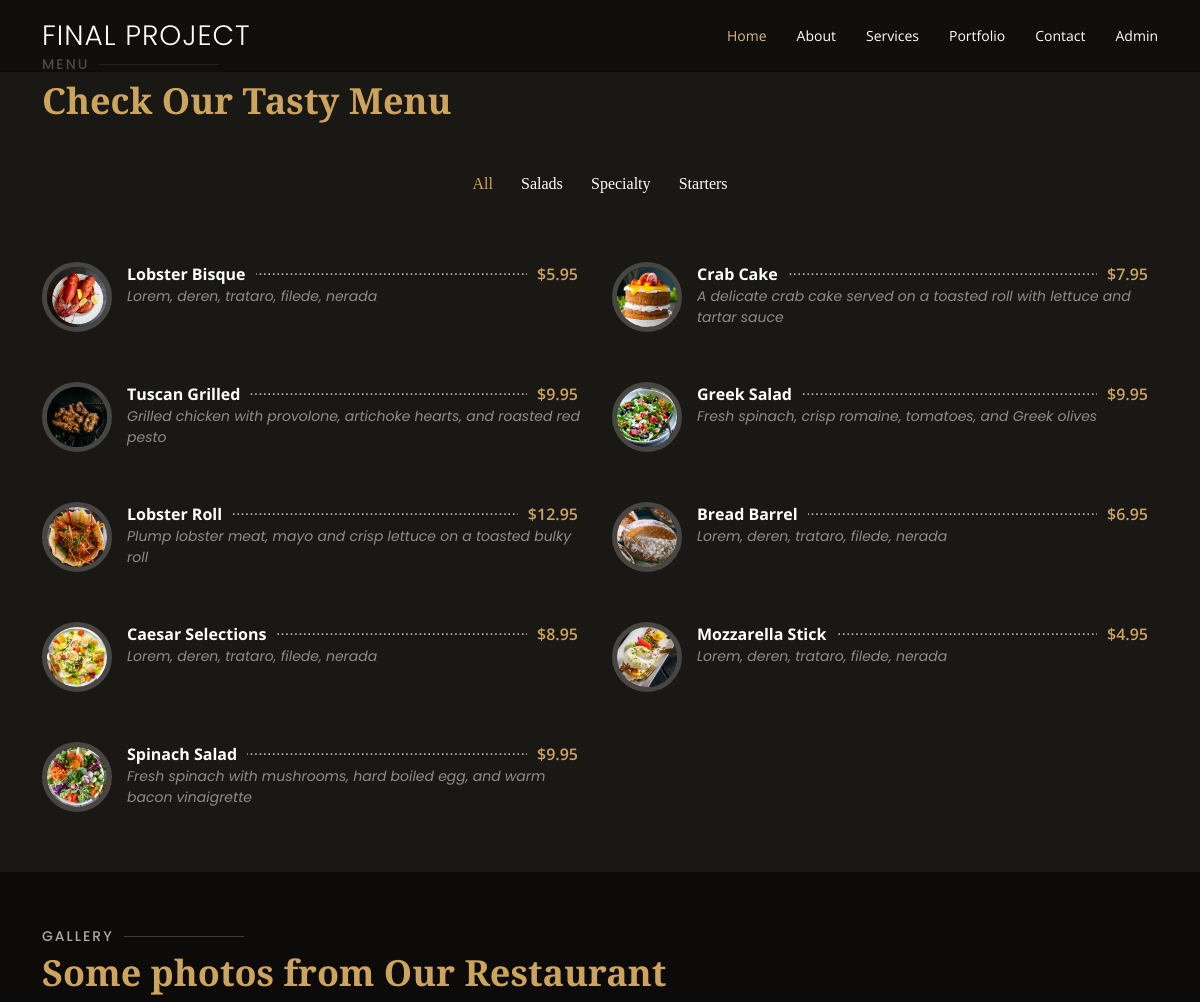
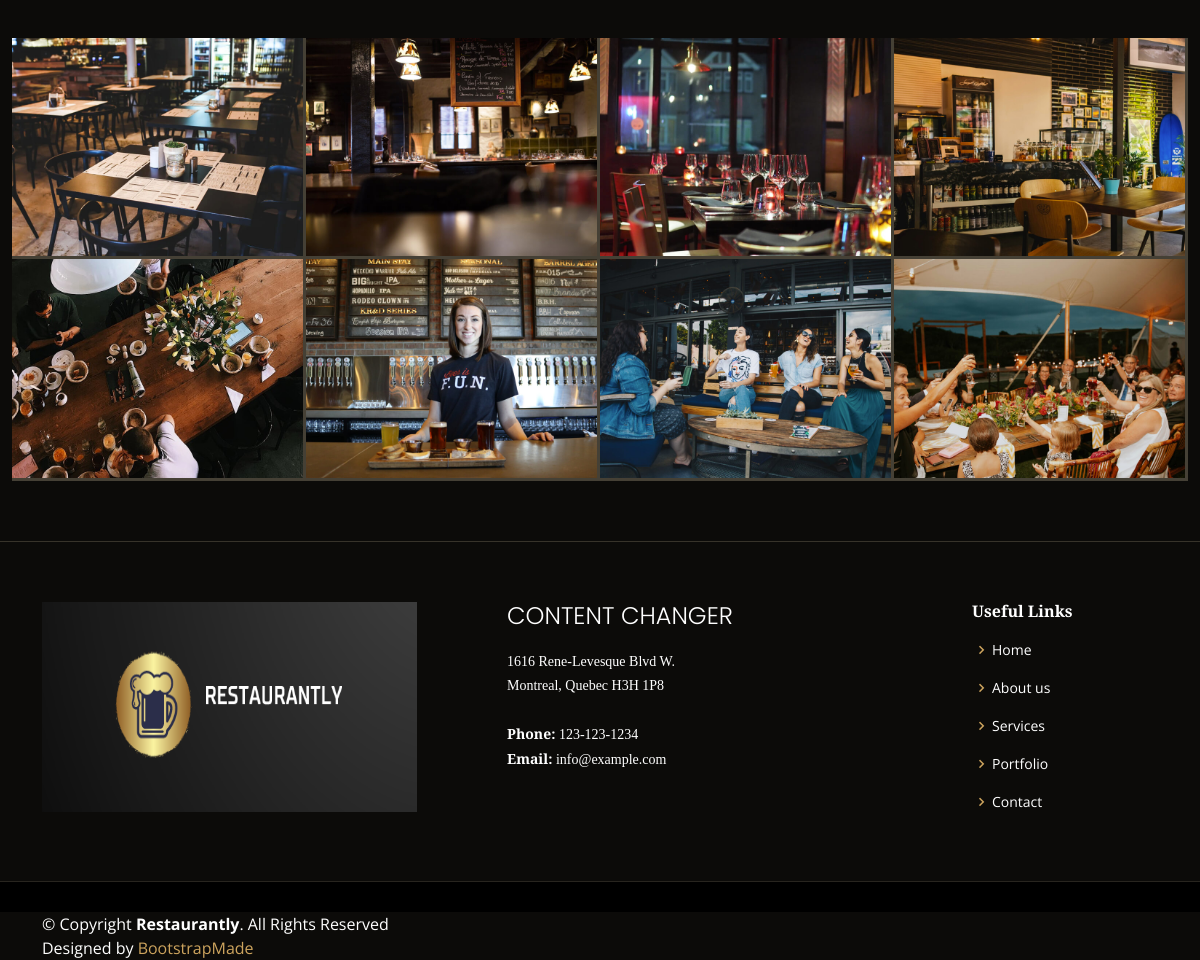
Screenshot of /Restaurantly/portfolio.php with the database file from the repository (2 pictures, top to bottom).
### tables this page shows
CREATE TABLE IF NOT EXISTS `menu` (
  `id` int NOT NULL AUTO_INCREMENT,
  `name` varchar(50) NOT NULL,
  `description` mediumtext NOT NULL,
  `price` decimal(10,2) NOT NULL,
  `picture` varchar(50) NOT NULL,
  `type` varchar(50) NOT NULL,
  PRIMARY KEY (`id`)
);

CREATE TABLE IF NOT EXISTS `footer` (
  `id` int NOT NULL AUTO_INCREMENT,
  `picture` varchar(255) NOT NULL,
  `title` varchar(50) NOT NULL,
  `address` varchar(50) NOT NULL,
  `area` varchar(50) NOT NULL,
  `phone` varchar(20) NOT NULL,
  `email` varchar(50) NOT NULL,
  PRIMARY KEY (`id`)
);

### model/DB_Manager2.class.php (called while the page is built, shortened)
<?php
class DB_Manager2
{
    private $db;
    public function __construct()
    {
        $host = "localhost";
        $user = "root";
        $pass = "";
        $dbname = "admin";
        try {
            $this->db = new PDO("mysql:host=$host;dbname=$dbname", $user, $pass);
            $this->db->setAttribute(PDO::ATTR_ERRMODE, PDO::ERRMODE_EXCEPTION);
            $this->db->setAttribute(PDO::ATTR_EMULATE_PREPARES, false);
        } catch (Exception $e) {
            die("Database Connection Error: " . $e->getMessage());
        }
    }
    public function get_all_menu()
    {
        $query = $this->db->query("SELECT * FROM menu");
        $array = $query->fetchAll(PDO::FETCH_ASSOC);
        return $array;
    }
    public function get_group_type()
    {
        $query = $this->db->query("SELECT * FROM menu GROUP BY type;");
        $array = $query->fetchAll(PDO::FETCH_ASSOC);
        return $array;
    }
    public function get_all_footer()
    {
        $query = $this->db->query("SELECT * FROM footer");
        $array = $query->fetchAll(PDO::FETCH_ASSOC);
        return $array;
    }
}

### Restaurantly/portfolio.php (the view, shortened to what this page needs)
<?php
include_once "../model/DB_Manager2.class.php";
$database = new DB_Manager2();
$get_all_menu = $database->get_all_menu();
$get_group = $database->get_group_type();
?>
<!DOCTYPE html>
<html lang="en">
<head>
    <link href="assets/vendor/animate.css/animate.min.css" rel="stylesheet">
    <link href="assets/vendor/aos/aos.css" rel="stylesheet">
    <link href="assets/vendor/bootstrap/css/bootstrap.min.css" rel="stylesheet">
    <link href="assets/vendor/bootstrap-icons/bootstrap-icons.css" rel="stylesheet">
    <link href="assets/vendor/boxicons/css/boxicons.min.css" rel="stylesheet">
    <link href="assets/vendor/glightbox/css/glightbox.min.css" rel="stylesheet">
    <link href="assets/vendor/swiper/swiper-bundle.min.css" rel="stylesheet">
    <link href="assets/css/style.css" rel="stylesheet">
</head>
<body>
    <header id="header" class="fixed-top d-flex align-items-cente">
        <div class="container-fluid container-xl d-flex align-items-center justify-content-lg-between">
            <h1 class="logo me-auto me-lg-0">Final Project</a></h1>
            <nav id="navbar" class="navbar order-last order-lg-0">
                <ul>
                    <li><a class="nav-link scrollto active" href="index.php">Home</a></li>
                    <li><a class="nav-link scrollto" href="about.php">About</a></li>
                    <li><a class="nav-link scrollto" href="services.php">Services</a></li>
                    <li><a class="nav-link scrollto" href="portfolio.php">Portfolio</a></li>
                    <li><a class="nav-link scrollto" href="contact.php">Contact</a></li>
                    <li><a class="nav-link scrollto" href="../admin/login.php">Admin</a></li>
                </ul>
            </nav>
        </div>
    </header>
    <main id="main">
        <section id="menu" class="menu section-bg">
            <div class="container" data-aos="fade-up">
                <div class="section-title">
                    <h2>Menu</h2>
                    <p>Check Our Tasty Menu</p>
                </div>
                <div class="row" data-aos="fade-up" data-aos-delay="100">
                    <div class="col-lg-12 d-flex justify-content-center">
                        <ul id="menu-flters">
                            <li data-filter="*" class="filter-active">All</li>
                            <?php foreach ($get_group as $group) : ?>
                                <li data-filter=".filter-<?= $group['type'] ?>"><?= ucfirst($group['type']) ?></li>
                            <?php endforeach ?>
                        </ul>
                    </div>
                </div>
                <div class="row menu-container" data-aos="fade-up" data-aos-delay="200">
                    <?php foreach ($get_all_menu as $menu) : ?>
                        <div class="col-log-6 menu-item filter-<?= $menu['type'] ?>" style="width: 50%;">
                            <img name="port-pic1" src="assets/img/menu/<?= $menu['picture'] ?>" class="menu-img" alt="">
                            <div class="menu-content">
                                <a name="port-item1" href="#"><?= $menu['name'] ?></a><span>$<?= $menu['price'] ?></span>
                            </div>
                            <div name="port-ingredient1" class="menu-ingredients">
                                <?= $menu['description'] ?>
                            </div>
                        </div>
                    <?php endforeach ?>
                </div>
            </div>
        </section>
        <section id="gallery" class="gallery">
            <div class="container" data-aos="fade-up">
                <div class="section-title">
                    <h2>Gallery</h2>
                    <p>Some photos from Our Restaurant</p>
                </div>
            </div>
            <div class="container-fluid" data-aos="fade-up" data-aos-delay="100">
                <div class="row g-0">
                    <div class="col-lg-3 col-md-4">
                        <div class="gallery-item">
                            <a href="assets/img/gallery/gallery-1.jpg" class="gallery-lightbox" data-gall="gallery-item">
                                <img src="assets/img/gallery/gallery-1.jpg" alt="" class="img-fluid">
                            </a>
                        </div>
                    </div>
                    <div class="col-lg-3 col-md-4">
                        <div class="gallery-item">
                            <a href="assets/img/gallery/gallery-2.jpg" class="gallery-lightbox" data-gall="gallery-item">
                                <img src="assets/img/gallery/gallery-2.jpg" alt="" class="img-fluid">
                            </a>
                        </div>
                    </div>
                    <div class="col-lg-3 col-md-4">
                        <div class="gallery-item">
                            <a href="assets/img/gallery/gallery-3.jpg" class="gallery-lightbox" data-gall="gallery-item">
                                <img src="assets/img/gallery/gallery-3.jpg" alt="" class="img-fluid">
                            </a>
                        </div>
                    </div>
                    <div class="col-lg-3 col-md-4">
                        <div class="gallery-item">
                            <a href="assets/img/gallery/gallery-4.jpg" class="gallery-lightbox" data-gall="gallery-item">
                                <img src="assets/img/gallery/gallery-4.jpg" alt="" class="img-fluid">
                            </a>
                        </div>
                    </div>
                    <div class="col-lg-3 col-md-4">
                        <div class="gallery-item">
                            <a href="assets/img/gallery/gallery-5.jpg" class="gallery-lightbox" data-gall="gallery-item">
                                <img src="assets/img/gallery/gallery-5.jpg" alt="" class="img-fluid">
                            </a>
                        </div>
                    </div>
                    <div class="col-lg-3 col-md-4">
                        <div class="gallery-item">
                            <a href="assets/img/gallery/gallery-6.jpg" class="gallery-lightbox" data-gall="gallery-item">
                                <img src="assets/img/gallery/gallery-6.jpg" alt="" class="img-fluid">
                            </a>
                        </div>
                    </div>
                    <div class="col-lg-3 col-md-4">
                        <div class="gallery-item">
                            <a href="assets/img/gallery/gallery-7.jpg" class="gallery-lightbox" data-gall="gallery-item">
                                <img src="assets/img/gallery/gallery-7.jpg" alt="" class="img-fluid">
                            </a>
                        </div>
                    </div>
                    <div class="col-lg-3 col-md-4">
                        <div class="gallery-item">
                            <a href="assets/img/gallery/gallery-8.jpg" class="gallery-lightbox" data-gall="gallery-item">
                                <img src="assets/img/gallery/gallery-8.jpg" alt="" class="img-fluid">
                            </a>
                        </div>
                    </div>
                </div>
            </div>
        </section>
    </main>
    <?php
    include_once "./footer.php";
    ?>
    <div class="container">
        <div class="copyright">
            &copy; Copyright <strong><span>Restaurantly</span></strong>. All Rights Reserved
        </div>
        <div class="credits">
            Designed by <a href="https://bootstrapmade.com/">BootstrapMade</a>
        </div>
    </div>
</body>
</html>

### Restaurantly/footer.php
<?php
$database = new DB_Manager2();
$get_footer = $database->get_all_footer();
foreach ($get_footer as $footer) {
}
?>
<footer id="footer">
    <div class="footer-top">
        <div class="container">
            <div style="display: flex;justify-content: space-between">
                <div class="col-lg-3">
                    <div>
                        <img src="assets/img/<?php echo $footer['picture'] ?>" alt="" style="width:375px; height:210px;">
                    </div>
                </div>
                <div class="col-lg-3 col-md-6">
                    <div class="footer-info">
                        <h3><?php echo $footer['title'] ?></h3>
                        <p>
                            <?php echo $footer['address'] ?><br>
                        <p>
                            <?php echo $footer['area'] ?><br><br>   </p>
                        <p> <strong>Phone:</strong> <?php echo $footer['phone'] ?><br>   </p>
                        <p><strong>Email:</strong> <?php echo $footer['email'] ?><br>   </p>
                    </div>
                </div>
                <div class="col-lg-2 col-md-6 footer-links">
                    <h4>Useful Links</h4>
                    <ul>
                        <li><i class="bx bx-chevron-right"></i> <a href="index.php">Home</a></li>
                        <li><i class="bx bx-chevron-right"></i> <a href="about.php">About us</a></li>
                        <li><i class="bx bx-chevron-right"></i> <a href="services.php">Services</a></li>
                        <li><i class="bx bx-chevron-right"></i> <a href="portfolio.php">Portfolio</a></li>
                        <li><i class="bx bx-chevron-right"></i> <a href="contact.php">Contact</a></li>
                    </ul>
                </div>
            </div>
        </div>
    </div>
</footer>

### rows the page displays
menu: type "Salads", picture (picture), name "Greek Salad", price "9.95", description "Fresh spinach, crisp romaine, tomatoes, and Greek olives"
menu: type "Specialty", picture (picture), name "Tuscan Grilled", price "9.95", description "Grilled chicken with provolone, artichoke hearts, and roasted red pesto"
menu: type "Starters", picture (picture), name "Lobster Bisque", price "5.95", description "Lorem, deren, trataro, filede, nerada"
menu: picture (picture), name "Crab Cake", price "7.95", description "A delicate crab cake served on a toasted roll with lettuce and tartar sauce"
menu: picture (picture), name "Lobster Roll", price "12.95", description "Plump lobster meat, mayo and crisp lettuce on a toasted bulky roll"
menu: picture (picture), name "Bread Barrel", price "6.95", description "Lorem, deren, trataro, filede, nerada"
menu: picture (picture), name "Caesar Selections", price "8.95", description "Lorem, deren, trataro, filede, nerada"
menu: picture (picture), name "Mozzarella Stick", price "4.95", description "Lorem, deren, trataro, filede, nerada"
menu: picture (picture), name "Spinach Salad", price "9.95", description "Fresh spinach with mushrooms, hard boiled egg, and warm bacon vinaigrette"
footer: picture (picture), title "CONTENT CHANGER", address "1616 Rene-Levesque Blvd W.", area "Montreal, Quebec H3H 1P8", phone "123-123-1234", email "info@example.com"
